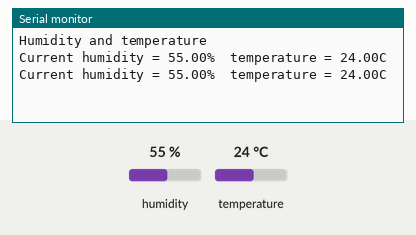
This sketch was run on a simulated ESP8266 (NodeMCU). Parts: the last lines printed to the serial monitor. Inputs (shaded band) come from the test bench; at power-on: humidity 55 %, temperature 24 °C.

Above: at 1.9 s.
2.0 s: humidity set to 22 %
At 3.0 s:
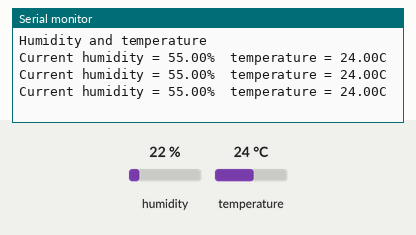
5.2 s: temperature set to 12 °C
At 6.2 s:
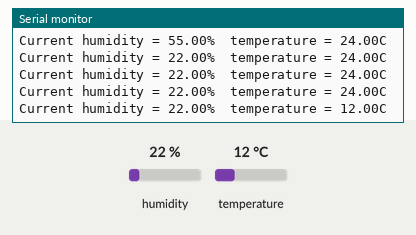
8.4 s: humidity set to 40 %
At 10.3 s:
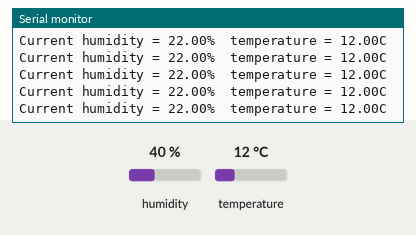
Timing chart, 0 to 11.8 s (numbered marks = the images above; inputs shaded):
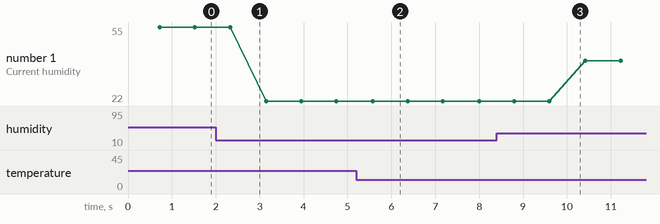

Measured:
- after the input at 5.2 s, the serial monitor: prints a new line after 0.37 s (image 2)
- plotted number 1: 55 → 22 after the input at 2.0 s, 22 → 40 after the input at 8.4 s

The sketch:

Dht11_new.ino
```cpp
#include "DHT.h"        // including the library of DHT11 temperature and humidity sensor
#define DHTTYPE DHT11   // DHT 11

#define dht_dpin D3
DHT dht(dht_dpin, DHTTYPE);
void setup(void)
{
  dht.begin();
  Serial.begin(9600);
  Serial.println("Humidity and temperature\n\n");
  delay(700);

}
void loop() {
    float h = dht.readHumidity();
    float t = dht.readTemperature();
    Serial.print("Current humidity = ");
    Serial.print(h);
    Serial.print("%  ");
    Serial.print("temperature = ");
    Serial.print(t);
    Serial.println("C");
  delay(800);
}
```
